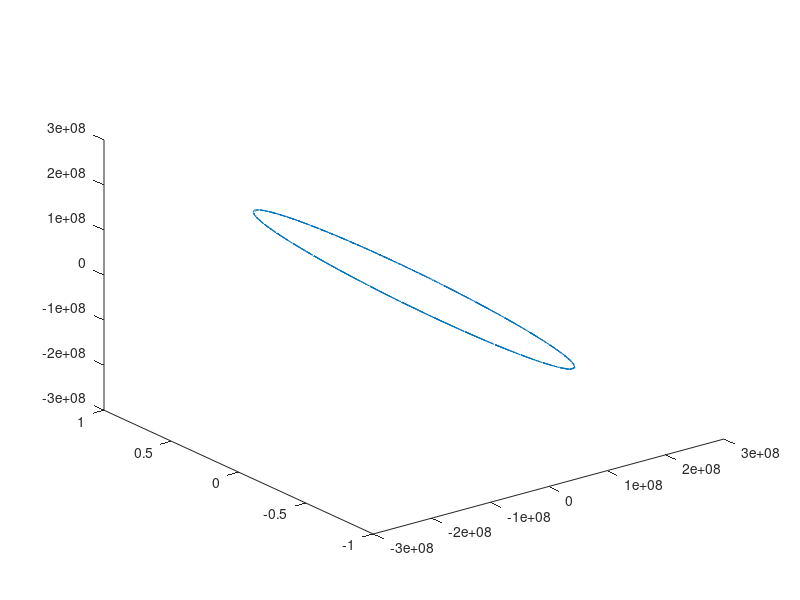

Recreate this plot in MATLAB.
G = 6.67430e-11;
M = 5.972e24;
mu = G*M;
initialVelocity = sqrt(G*M/(1e6));
tspan = [0 1000000];
y0=[42*1e6 0 0 -initialVelocity 0 initialVelocity];
% f = @(t,y) [y(4);y(5);y(6);-mu*y(1)/(y(1)^2+y(2)^2+y(3)^2)^1.5;-mu*y(2)/(y(1)^2+y(2)^2+y(3)^2)^1.5;-mu*y(3)/(y(1)^2+y(2)^2+y(3)^2)^1.5];
f = @(t,y) [y(4);y(5);y(6);-mu*y(1)/(42*1e6)^3;-mu*y(2)/(42*1e6)^3;-mu*y(3)/(42*1e6)^3];
[t,y] = ode45(f,tspan,y0);
plot3(y(:,1),y(:,2),y(:,3));
% xlabel('X AXIS')
% ylabel('Y AXIS')
% zlabel('Z AXIS')
% plot(y(:,1),y(:,3))